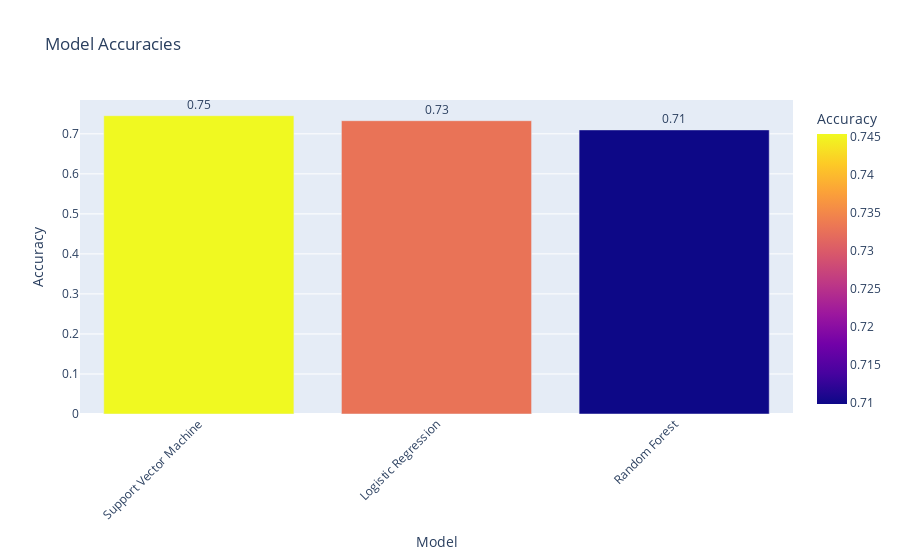

Notebook source saved alongside this figure:
### Code cell
classification_models = {
    "Logistic Regression": LogisticRegression(max_iter=1000),
    "Support Vector Machine": SVC(),
    "Random Forest": RandomForestClassifier()
   
}

model_names = []
accuracies = []

for name, clf in classification_models.items():
    clf.fit(X_train, y_train)
    score = clf.score(X_test, y_test)
    model_names.append(name)
    accuracies.append(score)
    print(f"{name} accuracy: {score:.2f}")

# === Tạo DataFrame chứa kết quả ===
df_models = pd.DataFrame({'Model': model_names, 'Accuracy': accuracies}).sort_values(by='Accuracy', ascending=False)

print("\nBảng kết quả:")
print(df_models)

# === Vẽ biểu đồ bằng Plotly ===
fig = px.bar(df_models, x='Model', y='Accuracy', title='Model Accuracies', color='Accuracy', text='Accuracy')
fig.update_traces(texttemplate='%{text:.2f}', textposition='outside')
fig.update_layout(xaxis_tickangle=-45)
fig.show()

### Figure 1 — Plotly figure (JSON) as saved in the notebook; plotly's stock layout.template omitted (floating-point values rounded to 4 significant figures)
{"data": [{"alignmentgroup": "True", "hovertemplate": "Model=%{x}<br>Accuracy=%{marker.color}<extra></extra>", "legendgroup": "", "marker": {"color": [0.7453, 0.7328, 0.7098], "coloraxis": "coloraxis", "pattern": {"shape": ""}}, "name": "", "offsetgroup": "", "orientation": "v", "showlegend": false, "text": [0.7453, 0.7328, 0.7098], "textposition": "outside", "texttemplate": "%{text:.2f}", "type": "bar", "x": ["Support Vector Machine", "Logistic Regression", "Random Forest"], "xaxis": "x", "y": [0.7453, 0.7328, 0.7098], "yaxis": "y"}], "layout": {"barmode": "relative", "coloraxis": {"colorbar": {"title": {"text": "Accuracy"}}, "colorscale": [[0, "#0d0887"], [0.1111, "#46039f"], [0.2222, "#7201a8"], [0.3333, "#9c179e"], [0.4444, "#bd3786"], [0.5556, "#d8576b"], [0.6667, "#ed7953"], [0.7778, "#fb9f3a"], [0.8889, "#fdca26"], [1, "#f0f921"]]}, "legend": {"tracegroupgap": 0}, "title": {"text": "Model Accuracies"}, "xaxis": {"anchor": "y", "domain": [0, 1], "tickangle": -45, "title": {"text": "Model"}}, "yaxis": {"anchor": "x", "domain": [0, 1], "title": {"text": "Accuracy"}}}}
